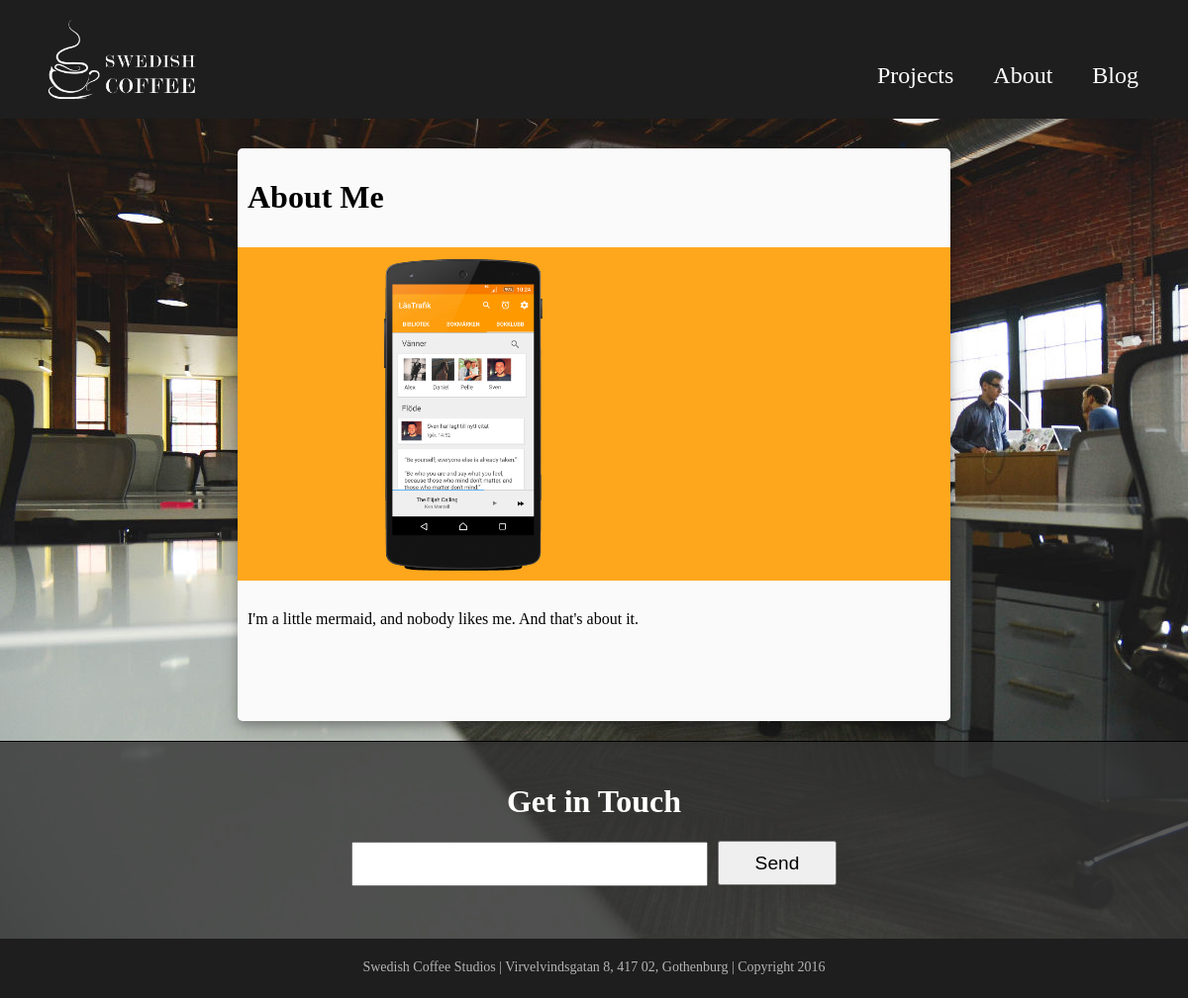
Page /about/ on the earlier database version.
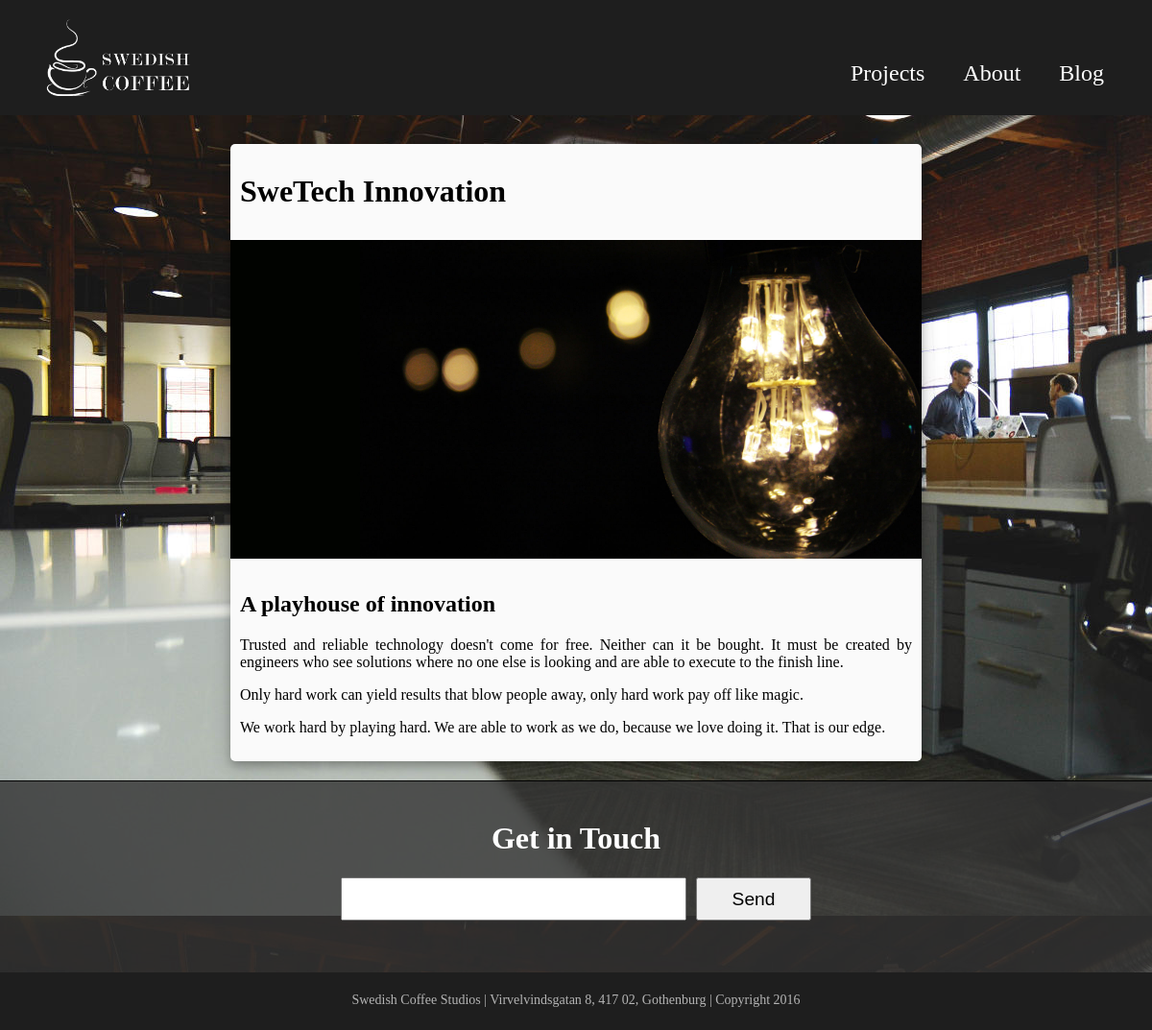
Same page on the later database version.
### website/models.py (models this page shows, shortened)
class MenuItem(models.Model):
	page = models.ForeignKey(Page)

class Page(models.Model):
	title = models.CharField(max_length=100)
	url = models.CharField(max_length=100)

class Entry(models.Model):
	page = models.ForeignKey(Page)
	headline = models.CharField(max_length=100)
	body_text = models.TextField() #tinymce_models.HTMLField()
	pub_date = models.DateField()
	mod_date = models.DateField()
	authors = models.ManyToManyField(Author)
	nr_of_comments = models.IntegerField()
	imgUrl = models.TextField()

### website/views.py (the view)
# urls.py: url(r'^about/', views.about, name="about"),
def about(request):
	aboutPage = get_object_or_404(Page, title="About")
	entry = get_object_or_404(Entry, page=aboutPage.id)
	return render(request, "website/about.html", {**{
		"page": aboutPage,
		"entry": entry
	}, **baseContext} )

### website/forms.py
class EmailForm(forms.Form):
    your_email = forms.EmailField(label="",)

### website/templates/website/about.html
{% extends "website/base.html" %}
{% load staticfiles %}
{% block container %}
	    	<div class="entry">
	    		<div class="entryImg">
	    			<img src="{% static entry.imgUrl %}">
	    		</div>
				<div class ="entryHeadline">
					<h1>
						{{ entry.headline }}
					</h1>
				</div>
				<div class="entryText">
						{{ entry.body_text|safe}}
				</div>
	    	</div>
{% endblock %}

### website/templates/website/base.html (shortened to what this page needs)
{% load staticfiles %}
<!DOCTYPE html>
<html>
    <head>
        <link rel="stylesheet" type="text/css" href="{% static 'website/style.css' %}" />
    </head>
    <body>
        <div id="bufferDiv"></div>
        {% include "website/header.html" %}
        <div class="container" >
            {% block container %}
            {% endblock %}
        </div>
        {% include "website/emailFooter.html" %}
        {% include "website/footer.html" %}
    </body>
</html>

### website/templates/website/header.html (shortened to what this page needs)
{% block header %}
{% load staticfiles %}
	<div class="header">
		    <div class="logo">
		    	<a href="{% url 'website:index' %}">
		        	<img src="{% static logoPath %}">
		        </a>
		    </div>
	    <nav id="menu">
		    <ul>
			    {% for item in menu %}
			        <li>
			        	<a href="{% url item.page.url %}"> {{ item.page.title }} </a>
		        	</li>
			    {% endfor %}
			</ul>
	    </nav>
	</div>
{% endblock %}

### website/templates/website/emailFooter.html (shortened to what this page needs)
{% block email %}
	<div class="emailFooter">
		<h1>Get in Touch</h1>
		<form action="{% url 'website:index' %}" method="post">
		    {{ form }}
		    <button type="submit" name="email">Send</button>
		</form>
	</div>
{% endblock %}

### website/templates/website/footer.html
{% block footer %}
<div class="footer">
	<div>
		Swedish Coffee Studios | Virvelvindsgatan 8, 417 02, Gothenburg | Copyright 2016
	</div>
</div>
{% endblock %}

### website/static/website/style.css (style rules this page uses)
* { -webkit-box-sizing: border-box; -moz-box-sizing: border-box; box-sizing: border-box; }
body { margin:0px; padding: 0px; }
#bufferDiv { height:120px; width:50px; background-color: rgba(0,0,0,0); padding-bottom: 40px; }
.header { position: fixed; top:0px; left: 0px; width:100%; background-color: rgb(30,30,30); height: 120px; z-index: 10; margin:0px; }
.logo { position:relative; top:20px; height:80px; margin:0px; }
.logo img { height:100%; width:auto; }
nav { width: 100%; height: 200px; background-color:rgb(30,30,30); position: fixed; z-index: 5; -webkit-transform: translate(0,-300px); transform: translate(0, -300px); transition: transform 0.3s ease; }
nav li { text-decoration: none; display:block; text-align:center; margin:20px; margin-right:30px; margin-left:10px; padding:0px; list-style-type:none; }
nav a { color:white; text-decoration: none; font-size: 1.5em; }
.container { padding:0px; margin:0px; padding-top:20px; min-height:500px; width:100%; margin-left:auto; margin-right:auto; display: flex; flex-wrap: wrap; }
.entry { width:95%; margin:auto; margin-top:10px; margin-bottom:20px; border-radius: 5px; box-shadow: 0 4px 8px 0 rgba(0, 0, 0, 0.2), 0 6px 20px 0 rgba(0, 0, 0, 0.19); background-color: rgb(250,250,250); display:flex; flex-wrap:wrap; }
.entryImg { width:100%; order:2; }
.entryImg img { width:100%; }
.entryHeadline { padding:10px; width:100%; order:1; }
.entryText { padding:10px; text-align: justify; width: 100%; order:3; }
.emailFooter { width:100%; padding-top:20px; text-align: center; height: 200px; border-top: 1px solid black; color:white; background-color: rgba(50,50,50,0.8); }
.emailFooter form { position:relative; }
.emailFooter button { font-size: 1.2em; width: 10%; height:45px; margin:0px; margin-left:0.5%; padding:10px; }
.emailFooter input { width: 30%; height:45px; margin:0px; padding:10px; font-size: 1.2em; }
.footer { background-color: rgb(30,30,30); height:60px; width:100%; color:white; }
.footer div { font-size: 14px; color: rgb(180,180,180); max-width: 50%; position: relative; top:35%; text-align: center; margin:auto; }
@media screen and (min-width: 426px) { .logo img { margin-left:40px; } }
@media screen and (min-width: 426px) { .entry { width:90%; } }
@media screen and (min-width: 769px) { .entry { width:80%; } }
@media screen and (min-width: 769px) { nav { text-align: right; width: auto; height: auto; position: absolute; -webkit-transform: translate(0,0); transform: translate(0, 0); right:20px; bottom:10px; } }
@media screen and (min-width: 769px) { nav li { display: inline; float:left; } }
@media screen and (min-width: 1025px) { .entry { width:60%; } }

Differences in the rows shown:
changed Entry: imgUrl: a different picture; headline "About Me" → "SweTech Innovation"; body_text "I'm a little mermaid, and nobody likes me. And that's about it." → "A playhouse of innovation Trusted and reliable technology doesn't come for free. Neither can it be bought. It must be created by engineers who see solutions where no one else is looking and are able to execute to the finish line. Only hard work can yield results that blow people away, only hard work pay off like magic. We work hard by playing hard. We are able to work as we do, because we love doing it. That is our edge."
